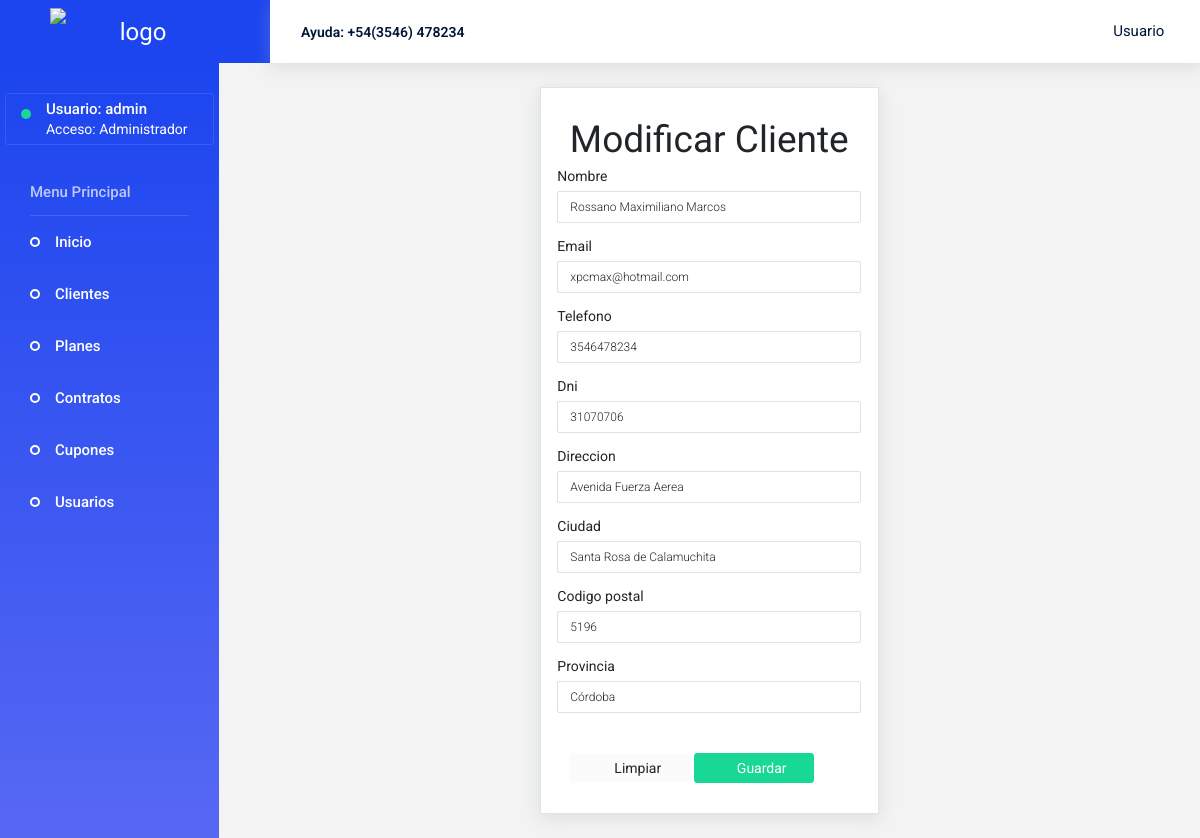
The page /modificar_cliente/8/ (signed in) on the database its author committed.
### core/models.py (models this page shows, shortened)
class Cliente(models.Model):
    nombre = models.CharField(max_length=80)
    email = models.EmailField(max_length=50, unique=True)
    telefono = models.CharField(max_length=20)
    dni = models.IntegerField(unique=True)
    direccion = models.CharField(max_length=50)
    ciudad = models.CharField(max_length=50)
    codigo_postal = models.IntegerField(validators=[MaxValueValidator(9999),MinValueValidator(1000)])
    provincia = models.CharField(max_length=50)

### core/views.py (the view, shortened to what this page needs)
# urls.py: path('modificar_cliente/<id>/', modificar_cliente, name="modificar_cliente"),
@login_required
def modificar_cliente(request, id):
    cliente = Cliente.objects.get(id=id)
    data = {
        'form':ClienteForm(instance=cliente)
    }
    guardo = False
    return render(request, 'core/modificar_cliente.html', data)

### core/templates/core/modificar_cliente.html (shortened to what this page needs)
{% extends 'core/base.html' %}
{% load static %}
{% block contenido %}
<div class="content-wrapper">
    <div class="generic-form">
    <div class="row">
        <div class="row flex-grow">
            <div class="col-12">
                <div class="card">
                    <div class="card-body">
                        <h1 id="titulo">Modificar Cliente</h1>
                            <form class="forms-sample" action="" method="POST">
                                <div class="form-group row">
                                    <label for="nombre">{{ form.nombre.label }}</label>
                                    {{ form.nombre }}
                                </div>
                                <div class="form-group row">
                                    <label for="email">{{ form.email.label }}</label>
                                    {{ form.email }}
                                </div>
                                <div class="form-group row">
                                    <label for="telefono">{{ form.telefono.label }}</label>
                                    {{ form.telefono }}
                                </div>
                                <div class="form-group row">
                                    <label for="dni">{{ form.dni.label }}</label>
                                    {{ form.dni }}
                                </div>
                                <div class="form-group row">
                                    <label for="direccion">{{ form.direccion.label }}</label>
                                    {{ form.direccion }}
                                </div>
                                <div class="form-group row">
                                    <label for="ciudad">{{ form.ciudad.label }}</label>
                                    {{ form.ciudad }}
                                </div>
                                <div class="form-group row">
                                    <label for="codigo_postal">{{ form.codigo_postal.label }}</label>
                                    {{ form.codigo_postal }}
                                </div>
                                <div class="form-group row">
                                    <label for="provincia">{{ form.provincia.label }}</label>
                                    {{ form.provincia }}
                                </div>
                                <br>
                                <button type="reset" class="btn btn-light btn-fw">
                                    <i class="mdi mdi-refresh"></i>Limpiar</button>
                                <button type="submit" class="btn btn-success btn-fw">
                                    <i class="mdi mdi-check"></i>Guardar</button>
                            </form>
                    </div>
                </div>
            </div>
        </div>
    </div>
    </div>
</div>
{% endblock %}

### core/templates/core/base.html (shortened to what this page needs)
<!DOCTYPE html>
<html lang="en" dir="ltr">
  <head>
    {% load static %}
    <link rel="stylesheet" href="{% static 'core/assets/vendors/iconfonts/mdi/css/materialdesignicons.min.css' %}">
    <link rel="stylesheet" href="{% static 'core/assets/vendors/iconfonts/ionicons/css/ionicons.css' %}">
    <link rel="stylesheet" href="{% static 'core/assets/vendors/iconfonts/typicons/src/font/typicons.css' %}">
    <link rel="stylesheet" href="{% static 'core/assets/vendors/iconfonts/flag-icon-css/css/flag-icon.min.css' %}">
    <link rel="stylesheet" href="{% static 'core/assets/vendors/css/vendor.bundle.base.css' %}">
    <link rel="stylesheet" href="{% static 'core/assets/vendors/css/vendor.bundle.addons.css' %}">
    <link rel="stylesheet" href="{% static 'core/assets/vendors/icheck/skins/all.css' %}">
    <link rel="stylesheet" href="{% static 'core/assets/css/shared/style.css' %}">
    <link rel="stylesheet" href="{% static 'core/assets/css/demo_1/style.css' %}">
  </head>
  <body>
    <div class="container-scroller">
      <nav class="navbar default-layout col-lg-12 col-12 p-0 fixed-top d-flex flex-row">
        <div class="text-center navbar-brand-wrapper d-flex align-items-top justify-content-center">
          <a class="navbar-brand brand-logo" href="{% url 'home' %}">
            <img src="{% static 'core/assets/images/logo.jpg' %}" alt="logo" /> </a>
        </div>
        <div class="navbar-menu-wrapper d-flex align-items-center">
          <ul class="navbar-nav">
            <li class="nav-item font-weight-semibold d-none d-lg-block">Ayuda: +54(3546) 478234</li>
          </ul>
          <ul class="navbar-nav ml-auto">
            <li class="nav-item dropdown d-none d-xl-inline-block user-dropdown">
              <a class="nav-link dropdown-toggle" id="UserDropdown" href="#" data-toggle="dropdown" aria-expanded="false">Usuario</a>
            </li>
          </ul>
        </div>
      </nav>
      <div class="container-fluid page-body-wrapper">
        <nav class="sidebar sidebar-offcanvas" id="sidebar">
          <ul class="nav">
            <li class="nav-item nav-profile">
              <a href="{% url 'usuarios' %}" class="nav-link">
                <div class="profile-image">
                  <div class="dot-indicator bg-success"></div>
                </div>
                <div class="text-wrapper">
                  {% if '@' not in user.username %}
                    <p class="profile-name">Usuario: {{user.username}} </p>
                    <p class="designation">Acceso: Administrador</p>
                  {% else %}
                    <p class="profile-name">Usuario: {{user.first_name}} </p>
                    <p class="designation">Acceso: Cliente</p>
                  {% endif %}
                </div>
              </a>
            </li>
            <li class="nav-item nav-category">Menu Principal</li>
            <li class="nav-item">
              <a class="nav-link" href="{% url 'home' %}">
                <span class="menu-title">Inicio</span>
              </a>
            </li>
            <li class="nav-item">
              <a class="nav-link" data-toggle="collapse" href="#ui-clientes" aria-expanded="false" aria-controls="ui-clientes">
                <span class="menu-title">Clientes</span>
                <i class="menu-arrow"></i>
              </a>
            </li>
            <li class="nav-item">
              <a class="nav-link" data-toggle="collapse" href="#ui-planes" aria-expanded="false" aria-controls="ui-planes">
                <span class="menu-title">Planes</span>
                <i class="menu-arrow"></i>
              </a>
            </li>
            <li class="nav-item">
              <a class="nav-link" data-toggle="collapse" href="#ui-contratos" aria-expanded="false" aria-controls="ui-contratos">
                <span class="menu-title">Contratos</span>
                <i class="menu-arrow"></i>
              </a>
            </li>
            <li class="nav-item">
              <a class="nav-link" data-toggle="collapse" href="#ui-cupones" aria-expanded="false" aria-controls="ui-cupones">
                <span class="menu-title">Cupones</span>
                <i class="menu-arrow"></i>
              </a>
            </li>
            <li class="nav-item">
              <a class="nav-link" data-toggle="collapse" href="#ui-usuarios" aria-expanded="false" aria-controls="#ui-usuarios">
                <span class="menu-title">Usuarios</span>
                <i class="menu-arrow"></i>
              </a>
            </li>
          </ul>
        </nav>
            {% block contenido %}
            {% endblock %}
      </div>
    </div>
  </body>
</html>

### rows shown on the page
Cliente: nombre "Rossano Maximiliano Marcos", email "xpcmax@hotmail.com", telefono "3546478234", dni "31070706", direccion "Avenida Fuerza Aerea", ciudad "Santa Rosa de Calamuchita", codigo_postal "5196", provincia "Córdoba"

### other values the page prints
{{ user.username }} "admin"
